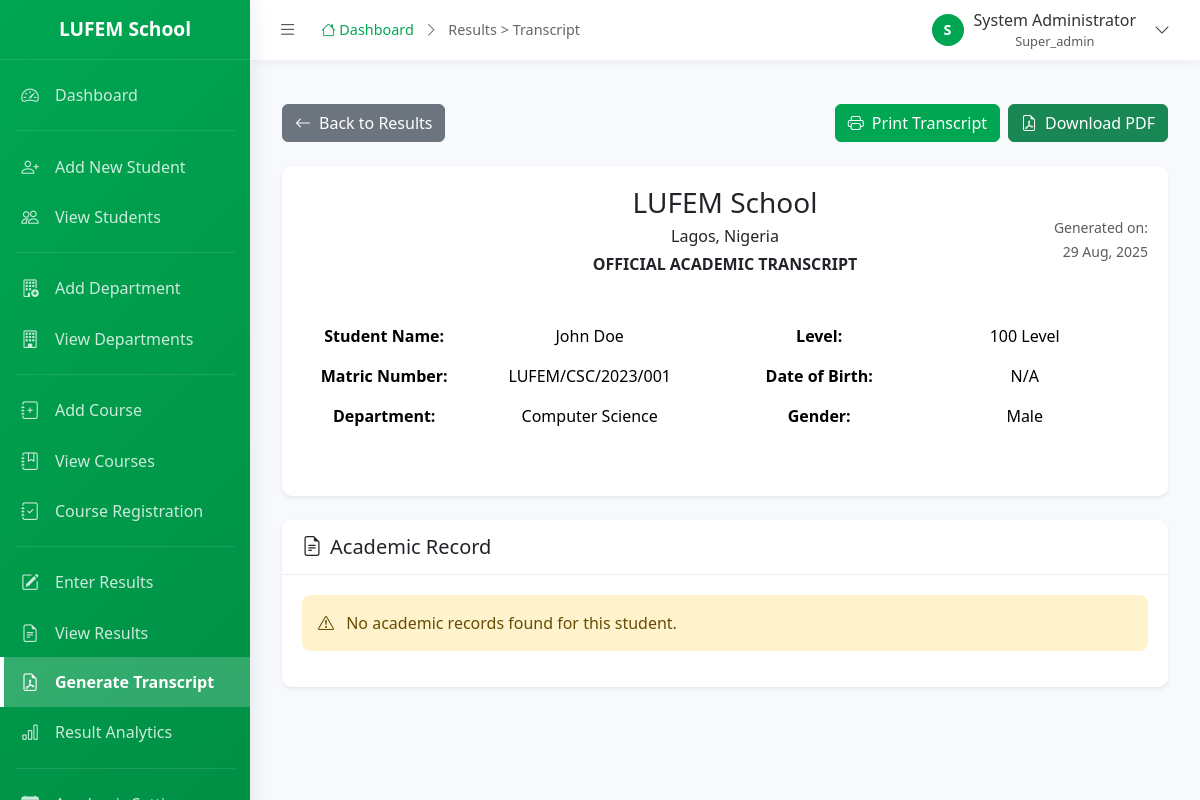
Page /admin/results/transcript.php?student_id=1 (signed in) on the committed database.
### tables this page shows
CREATE TABLE `institutions` (
  `institution_id` int(11) NOT NULL AUTO_INCREMENT,
  `institution_name` varchar(255) NOT NULL,
  `institution_code` varchar(20) NOT NULL,
  `address` text,
  `phone` varchar(20),
  `email` varchar(100),
  `website` varchar(100),
  `logo_path` varchar(255),
  `primary_color` varchar(7) DEFAULT '#00A651',
  `secondary_color` varchar(7) DEFAULT '#FFFFFF',
  `is_active` tinyint(1) DEFAULT 1,
  `created_at` timestamp NOT NULL DEFAULT CURRENT_TIMESTAMP,
  `updated_at` timestamp NOT NULL DEFAULT CURRENT_TIMESTAMP ON UPDATE CURRENT_TIMESTAMP,
  PRIMARY KEY (`institution_id`),
  UNIQUE KEY `institution_code` (`institution_code`)
);

CREATE TABLE `users` (
  `user_id` int(11) NOT NULL AUTO_INCREMENT,
  `institution_id` int(11) NOT NULL,
  `username` varchar(50) NOT NULL,
  `password` varchar(255) NOT NULL,
  `email` varchar(100),
  `full_name` varchar(255) NOT NULL,
  `role` enum('super_admin','admin','student') NOT NULL DEFAULT 'student',
  `is_active` tinyint(1) DEFAULT 1,
  `last_login` timestamp NULL DEFAULT NULL,
  `created_at` timestamp NOT NULL DEFAULT CURRENT_TIMESTAMP,
  `updated_at` timestamp NOT NULL DEFAULT CURRENT_TIMESTAMP ON UPDATE CURRENT_TIMESTAMP,
  PRIMARY KEY (`user_id`),
  UNIQUE KEY `username` (`username`),
  KEY `institution_id` (`institution_id`),
  FOREIGN KEY (`institution_id`) REFERENCES `institutions` (`institution_id`) ON DELETE CASCADE
);

CREATE TABLE `students` (
  `student_id` int(11) NOT NULL AUTO_INCREMENT,
  `institution_id` int(11) NOT NULL,
  `user_id` int(11),
  `matric_number` varchar(50) NOT NULL,
  `first_name` varchar(100) NOT NULL,
  `last_name` varchar(100) NOT NULL,
  `middle_name` varchar(100),
  `email` varchar(100),
  `phone` varchar(20),
  `date_of_birth` date,
  `gender` enum('Male','Female') NOT NULL,
  `address` text,
  `department_id` int(11) NOT NULL,
  `level_id` int(11) NOT NULL,
  `admission_session` varchar(20),
  `admission_date` date,
  `graduation_date` date,
  `status` enum('Active','Graduated','Suspended','Withdrawn') DEFAULT 'Active',
  `profile_picture` varchar(255),
  `created_at` timestamp NOT NULL DEFAULT CURRENT_TIMESTAMP,
  `updated_at` timestamp NOT NULL DEFAULT CURRENT_TIMESTAMP ON UPDATE CURRENT_TIMESTAMP,
  PRIMARY KEY (`student_id`),
  UNIQUE KEY `matric_number` (`matric_number`),
  KEY `institution_id` (`institution_id`),
  KEY `user_id` (`user_id`),
  KEY `department_id` (`department_id`),
  KEY `level_id` (`level_id`),
  FOREIGN KEY (`institution_id`) REFERENCES `institutions` (`institution_id`) ON DELETE CASCADE,
  FOREIGN KEY (`user_id`) REFERENCES `users` (`user_id`) ON DELETE SET NULL,
  FOREIGN KEY (`department_id`) REFERENCES `departments` (`department_id`) ON DELETE RESTRICT ON UPDATE CASCADE,
  FOREIGN KEY (`level_id`) REFERENCES `levels` (`level_id`) ON DELETE RESTRICT ON UPDATE CASCADE
);

CREATE TABLE `departments` (
  `department_id` int(11) NOT NULL AUTO_INCREMENT,
  `institution_id` int(11) NOT NULL,
  `department_name` varchar(255) NOT NULL,
  `department_code` varchar(20) NOT NULL,
  `hod_name` varchar(255),
  `description` text,
  `is_active` tinyint(1) DEFAULT 1,
  `created_at` timestamp NOT NULL DEFAULT CURRENT_TIMESTAMP,
  `updated_at` timestamp NOT NULL DEFAULT CURRENT_TIMESTAMP ON UPDATE CURRENT_TIMESTAMP,
  PRIMARY KEY (`department_id`),
  UNIQUE KEY `dept_code_institution` (`department_code`, `institution_id`),
  KEY `institution_id` (`institution_id`),
  FOREIGN KEY (`institution_id`) REFERENCES `institutions` (`institution_id`) ON DELETE CASCADE
);

CREATE TABLE `levels` (
  `level_id` int(11) NOT NULL AUTO_INCREMENT,
  `institution_id` int(11) NOT NULL,
  `level_name` varchar(50) NOT NULL,
  `level_order` int(11) NOT NULL,
  `description` text,
  `is_active` tinyint(1) DEFAULT 1,
  `created_at` timestamp NOT NULL DEFAULT CURRENT_TIMESTAMP,
  PRIMARY KEY (`level_id`),
  KEY `institution_id` (`institution_id`),
  FOREIGN KEY (`institution_id`) REFERENCES `institutions` (`institution_id`) ON DELETE CASCADE
);

### admin/results/transcript.php (the view, shortened to what the rows shown need)
<?php
$db = new Database();
$institution_id = get_institution_id();
$student_id = isset($_GET['student_id']) ? clean_input($_GET['student_id']) : '';
$db->query("SELECT s.*, d.department_name, l.level_name
            FROM students s
            JOIN departments d ON s.department_id = d.department_id
            JOIN levels l ON s.level_id = l.level_id
            WHERE s.student_id = :student_id AND s.institution_id = :institution_id");
$db->bind(':student_id', $student_id);
$db->bind(':institution_id', $institution_id);
$student = $db->single();
include_once '../includes/header.php';
?>
<div class="container-fluid py-4">
    <div class="card border-0 shadow-sm mb-4">
        <div class="card-body">
            <div class="transcript-header text-center mb-4">
                <div class="row align-items-center">
                    <div class="col-md-8">
                        <h3 class="mb-1"><?php echo htmlspecialchars($institution['institution_name'] ?? 'LUFEM School'); ?></h3>
                        <p class="mb-1"><?php echo htmlspecialchars($institution['address'] ?? ''); ?></p>
                        <p class="mb-3"><strong>OFFICIAL ACADEMIC TRANSCRIPT</strong></p>
                    </div>
                </div>
                <div class="row mt-4">
                    <div class="col-md-6">
                        <table class="table table-borderless">
                            <tr>
                                <th width="40%">Student Name:</th>
                                <td><?php echo htmlspecialchars($student['first_name'] . ' ' . $student['last_name']); ?></td>
                            </tr>
                            <tr>
                                <th>Matric Number:</th>
                                <td><?php echo htmlspecialchars($student['matric_number']); ?></td>
                            </tr>
                            <tr>
                                <th>Department:</th>
                                <td><?php echo htmlspecialchars($student['department_name']); ?></td>
                            </tr>
                        </table>
                    </div>
                    <div class="col-md-6">
                        <table class="table table-borderless">
                            <tr>
                                <th width="40%">Level:</th>
                                <td><?php echo htmlspecialchars($student['level_name']); ?></td>
                            </tr>
                            <tr>
                                <th>Date of Birth:</th>
                            </tr>
                            <tr>
                                <th>Gender:</th>
                                <td><?php echo ucfirst($student['gender'] ?? 'N/A'); ?></td>
                            </tr>
                        </table>
                    </div>
                </div>
            </div>
        </div>
    </div>
</div>
<?php include_once '../includes/footer.php'; ?>

### admin/includes/header.php (shortened to what the rows shown need)
<?php
$user_id = get_user_id();
$db = new Database();
$db->query("SELECT * FROM users WHERE user_id = :user_id");
$db->bind(':user_id', $user_id);
$user = $db->single();
$institution_id = get_institution_id();
$db->query("SELECT * FROM institutions WHERE institution_id = :institution_id");
$db->bind(':institution_id', $institution_id);
$institution = $db->single();
?>
<!DOCTYPE html>
<html lang="en">
<head>
    <link href="https://cdn.jsdelivr.net/npm/bootstrap@5.3.3/dist/css/bootstrap.min.css" rel="stylesheet">
    <link href="https://cdn.jsdelivr.net/npm/bootstrap-icons@1.11.1/font/bootstrap-icons.css" rel="stylesheet">
</head>
<body>
    <div id="sidebar-wrapper">
        <div class="sidebar-heading">
            <span class="school-name"><?php echo $institution['institution_name'] ?? 'LUFEM School'; ?></span>
        </div>
    </div>
    <div id="page-content-wrapper">
        <div class="topbar">
            <div class="user-dropdown">
                <button class="user-dropdown-toggle" id="userDropdownToggle">
                    <div class="user-avatar">
                        <?php echo strtoupper(substr($user['full_name'], 0, 1)); ?>
                    </div>
                    <div class="user-info d-none d-md-block">
                        <div class="user-name"><?php echo $user['full_name']; ?></div>
                        <div class="user-role text-muted" style="font-size: 0.8rem;"><?php echo ucfirst($user['role']); ?></div>
                    </div>
                    <i class="bi bi-chevron-down ms-2"></i>
                </button>
            </div>
        </div>
        <div class="main-content">

### rows in the picture
institutions: institution_name "LUFEM School", address "Lagos, Nigeria"
users: full_name "S", full_name "System Administrator", role "Super_admin"
students: first_name+last_name "John Doe", matric_number "LUFEM/CSC/2023/001", department.department_name "Computer Science", level.level_name "100 Level", gender "Male"

### other values in the picture
$breadcrumb "Results > Transcript"
